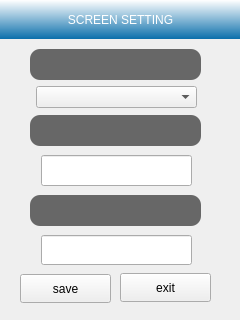
<?xml version="1.0" encoding="UTF-8"?>
<ui version="4.0">
 <class>ScreenSetting</class>
 <widget class="QWidget" name="ScreenSetting">
  <property name="geometry">
   <rect>
    <x>0</x>
    <y>0</y>
    <width>240</width>
    <height>320</height>
   </rect>
  </property>
  <property name="windowTitle">
   <string>Form</string>
  </property>
  <widget class="QPushButton" name="pushButton_2">
   <property name="geometry">
    <rect>
     <x>20</x>
     <y>274</y>
     <width>91</width>
     <height>29</height>
    </rect>
   </property>
   <property name="text">
    <string>save</string>
   </property>
  </widget>
  <widget class="QPushButton" name="pushButton">
   <property name="geometry">
    <rect>
     <x>120</x>
     <y>273</y>
     <width>91</width>
     <height>29</height>
    </rect>
   </property>
   <property name="text">
    <string>exit</string>
   </property>
  </widget>
  <widget class="QLabel" name="label_2">
   <property name="geometry">
    <rect>
     <x>30</x>
     <y>195</y>
     <width>171</width>
     <height>31</height>
    </rect>
   </property>
   <property name="styleSheet">
    <string notr="true">background-color: rgba(65, 65, 65, 200);
border-radius:10px;
color: rgb(255, 255, 255);
padding:2px;</string>
   </property>
   <property name="text">
    <string/>
   </property>
   <property name="alignment">
    <set>Qt::AlignLeading|Qt::AlignLeft|Qt::AlignVCenter</set>
   </property>
  </widget>
  <widget class="QLineEdit" name="lineEdit_2">
   <property name="geometry">
    <rect>
     <x>41</x>
     <y>235</y>
     <width>151</width>
     <height>30</height>
    </rect>
   </property>
  </widget>
  <widget class="QLabel" name="label">
   <property name="geometry">
    <rect>
     <x>30</x>
     <y>115</y>
     <width>171</width>
     <height>31</height>
    </rect>
   </property>
   <property name="styleSheet">
    <string notr="true">background-color: rgba(65, 65, 65, 200);
border-radius:10px;
color: rgb(255, 255, 255);
padding:2px;</string>
   </property>
   <property name="text">
    <string/>
   </property>
   <property name="alignment">
    <set>Qt::AlignLeading|Qt::AlignLeft|Qt::AlignVCenter</set>
   </property>
  </widget>
  <widget class="QLineEdit" name="lineEdit">
   <property name="geometry">
    <rect>
     <x>41</x>
     <y>155</y>
     <width>151</width>
     <height>31</height>
    </rect>
   </property>
   <property name="text">
    <string/>
   </property>
  </widget>
  <widget class="QLabel" name="title">
   <property name="geometry">
    <rect>
     <x>0</x>
     <y>0</y>
     <width>241</width>
     <height>39</height>
    </rect>
   </property>
   <property name="styleSheet">
    <string notr="true">background-color: qlineargradient(spread:repeat, x1:0, y1:1, x2:0, y2:0, stop:0 rgba(11, 111, 171, 255), stop:1 rgba(255, 255, 255, 255));
color: rgb(255, 255, 255);</string>
   </property>
   <property name="text">
    <string>SCREEN SETTING</string>
   </property>
   <property name="alignment">
    <set>Qt::AlignCenter</set>
   </property>
  </widget>
  <widget class="QComboBox" name="comboBox">
   <property name="geometry">
    <rect>
     <x>36</x>
     <y>86</y>
     <width>161</width>
     <height>22</height>
    </rect>
   </property>
  </widget>
  <widget class="QLabel" name="label_3">
   <property name="geometry">
    <rect>
     <x>30</x>
     <y>49</y>
     <width>171</width>
     <height>31</height>
    </rect>
   </property>
   <property name="styleSheet">
    <string notr="true">background-color: rgba(65, 65, 65, 200);
border-radius:10px;
color: rgb(255, 255, 255);
padding:2px;</string>
   </property>
   <property name="text">
    <string/>
   </property>
   <property name="alignment">
    <set>Qt::AlignLeading|Qt::AlignLeft|Qt::AlignVCenter</set>
   </property>
  </widget>
 </widget>
 <resources/>
 <connections/>
</ui>
